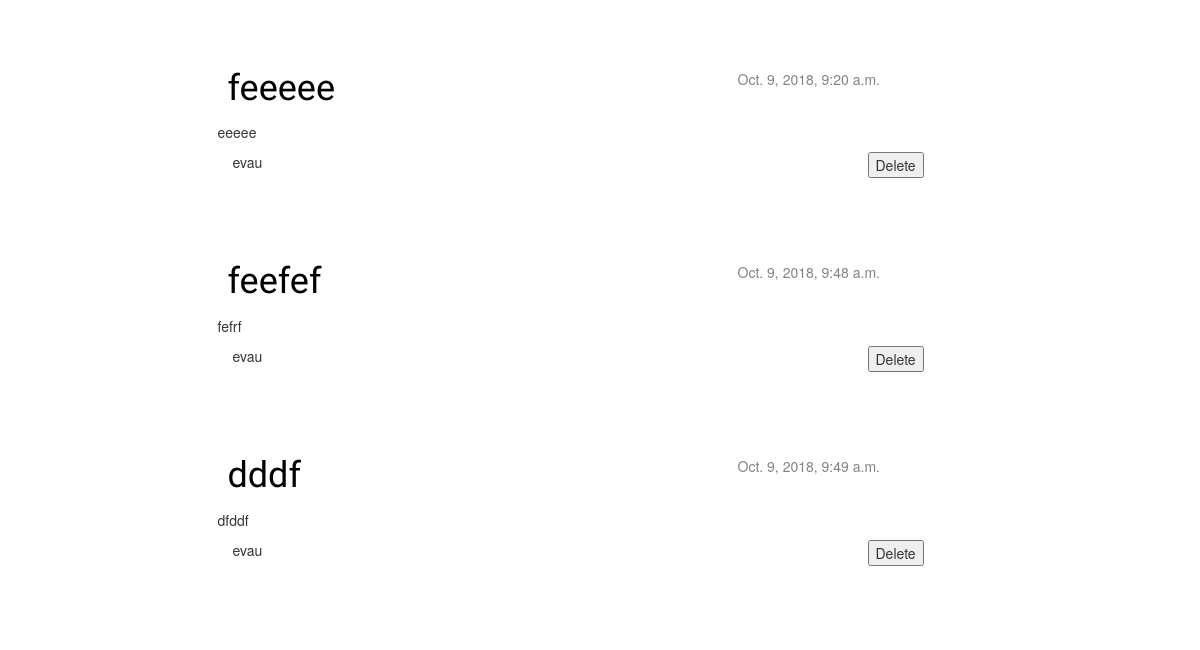
/ (lower part), run on an earlier commit of the app's database.
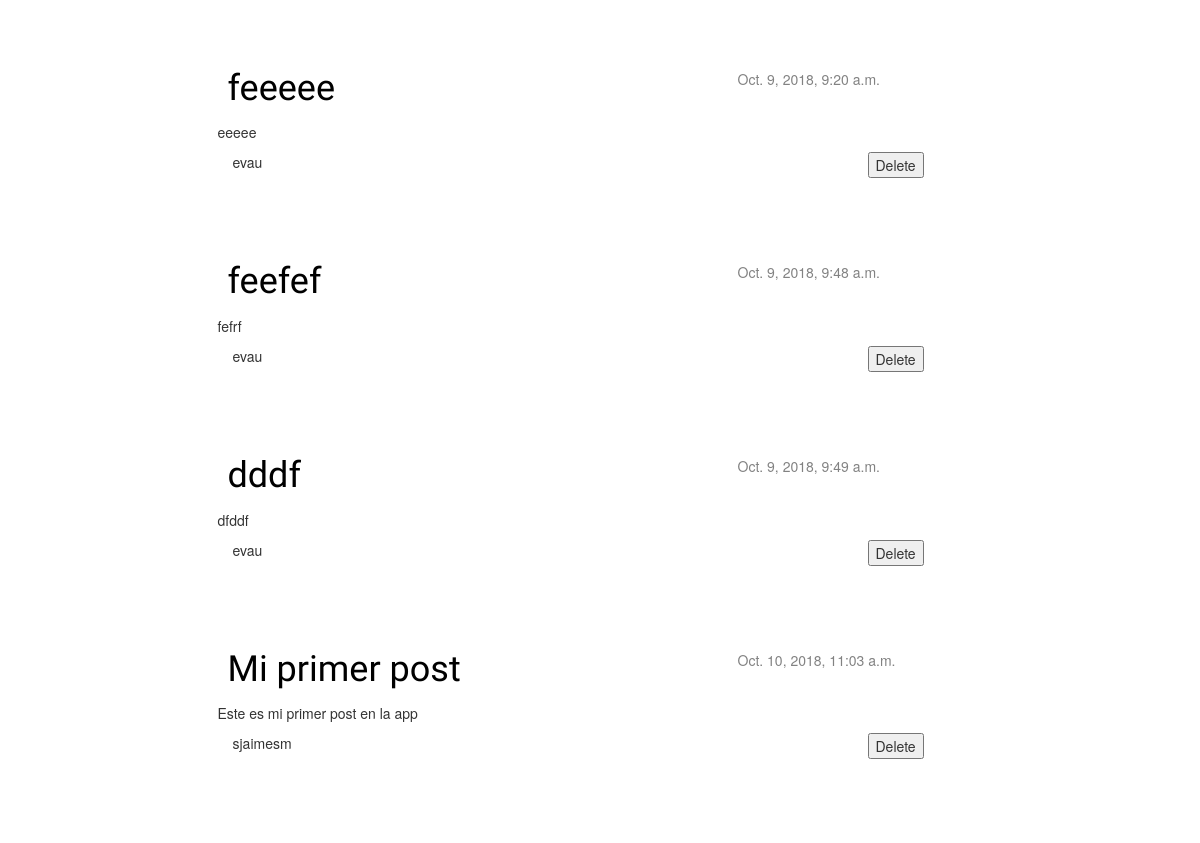
And on a later commit of the database.
### blog/models.py (models this page shows, shortened)
class Post(models.Model):
        author = models.ForeignKey('auth.User', on_delete=models.CASCADE)
        title = models.CharField(max_length=200)
        text = models.TextField()
        published_date = models.DateTimeField(default=timezone.now(), null=False)
        active = models.BooleanField(default=True)

### blog/views.py (the view)
# urls.py: url(r'^$', views.post_list),
def post_list(request):
    posts = Post.objects.all()
    return render(request, 'blog/post_list.html', {'posts': posts})

### blog/templates/blog/post_list.html (shortened to what this page needs)
{% extends 'blog/base.html' %}
{% block content %}
    {% for post in posts %}
        <div class="post">
            <h1>
                <a class="col-sm-8" href="{% url 'post_detail' pk=post.pk %}">{{ post.title }}</a>
            </h1>
            <div class="date col-sm-4">{{ post.published_date }}</div>
            <p>{{ post.text|linebreaksbr }}</p>
            <div class="col-sm-10">{{ post.author }}</div>
            <form action="{% url 'post_delete' post.pk %}" method="post">
                <input type="submit" value="Delete" />
            </form>
        </div>
    {% endfor %}
{% endblock %}

### blog/templates/blog/base.html (shortened to what this page needs)
{% load staticfiles %}
<html>
    <head>
        <link rel="stylesheet" href="//maxcdn.bootstrapcdn.com/bootstrap/3.2.0/css/bootstrap.min.css">
        <link rel="stylesheet" href="//maxcdn.bootstrapcdn.com/bootstrap/3.2.0/css/bootstrap-theme.min.css">
        <link rel="stylesheet" href="{% static 'css/blog.css' %}">
    </head>
    <body>
        <div class="content container">
            <div class="row">
                <div class="col-sm-8 post-wall">
                    {% block content %}
                    {% endblock %}
                </div>
            </div>
        </div>
    </body>
</html>

### blog/static/css/blog.css (style rules this page uses)
h1 a { color: #FCA205; font-family: 'Lobster'; }
body { padding-left: 15px; }
.content { margin: 0 auto; }
.post-wall { padding: 0; float: none; margin: 0 auto; }
h1, h2, h3, h4 { font-family: 'Lobster', cursive; }
.date { padding: 0; float: right; color: #828282; }
.post { margin: 70px 0; }
.post p { margin-top: 1em; width: 100%; display: inline-block; }
.post form { display: inline-block; }
.post h1 a { padding: 0 10px; float: left; }
.post h1 a, .post h1 a:visited { color: #000000; }

What changed in the data, as far as the page shows it:
added Post: title "Mi primer post", published_date "Oct. 10, 2018, 11:03 a.m.", text "Este es mi primer post en la app", author "sjaimesm"
